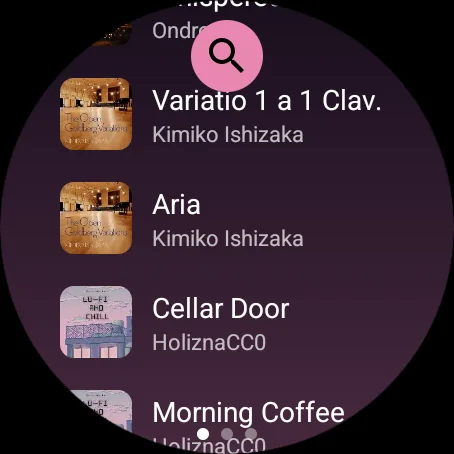
#> input picture site/img/wear/02-bibliotheque.webp, 454 x 454 px, given in place of 01-accueil.png, which was not available
$ python medias.py
#> lines starting #> are read from the running program, lines starting #| are printed output that depends on the picture
"""Regenere les images et videos du site a partir des sources du projet.

Usage (depuis n'importe ou) :
    python -I site/_outils/medias.py --source <racine du projet Omega Player>
    python -I site/_outils/medias.py --source <racine> --seulement images
    python -I site/_outils/medias.py --source <racine> --seulement videos

Par defaut, --source vaut le dossier deux niveaux au-dessus de site/
(omega-player-release/ est une copie de travail rangee dans le projet).

Besoins : Pillow (avec WebP et AVIF), ffmpeg et ffprobe dans le PATH.
Le script n'ecrit que dans site/img, site/media et site/favicon.ico, et ne
supprime que les fichiers derives qu'une version precedente de ce meme script
y avait ecrits (liste PERIMES).

Ce que montre le site
---------------------
Tout vient du catalogue de demonstration des videos promo, pas de celui de la
galerie Play : douze morceaux et leurs pochettes publies sous CC0 1.0 sur Free
Music Archive (tools/captures/CREDITS-CC0.md), plus « Je suis un saumon », le
titre livre avec l'application. Les tableaux du Met de la galerie Play ne
servent plus, et la capture tablette est elle aussi prise sur le catalogue CC0 (accueil).
"""
import argparse
import json
import shutil
import subprocess
import sys
from pathlib import Path

from PIL import Image, ImageDraw, ImageFilter, ImageFont

ICI = Path(__file__).resolve().parent
SITE = ICI.parent

# --- Images ---------------------------------------------------------------
# Captures fixes prises pour les videos (theme Rose, catalogue CC0), en
# francais et en anglais. 1080x1921 : la derniere ligne est rognee.
TELEPHONE = {"fr": "tools/captures/brut/video/captures-fr", "en": "tools/captures/brut/video/captures-en"}
ECRANS = ["01-accueil", "02-lecteur", "03-effets", "04-file", "05-bibliotheque", "06-playlists", "07-themes"]
# Quatre ambiances filmees (Lava Lamp, Matrix, Aurora, Light) : une image de
# chaque rush, a l'instant donne.
AMBIANCES = {"fr": "tools/captures/brut/video/fr", "en": "tools/captures/brut/video/en"}
AMBIANCE_T = 3.0
MONTRE = ["tools/captures/brut/video/montre/01-lecteur.png", "tools/captures/brut/video/montre/02-bibliotheque.png"]
# Capture tablette 2026-11-16 : accueil sur le catalogue CC0 (Medium_Tablet,
# paysage, theme Turquoise par defaut). L'ecran des themes ne convient pas :
# il porte les badges et la section PREMIUM par construction. L'ancienne
# capture (Met + PREMIUM) est gardee a cote : 07-themes-met-premium.png.
# Le fichier du site garde son nom img/tablet/07-themes (reference par rendre.py).
TABLETTE = "tools/captures/brut/tablette/01-accueil-cc0.png"
# Pochettes CC0 : extraites des MP3 du catalogue (image embarquee par
# catalogue_cc0.py, celle de la page de l'album sur Free Music Archive).
CATALOGUE = "tools/captures/brut/cc0"
POCHETTES = {
    "tropical": "03 - Shaloza - Mirihi.mp3",
    "jazz": "05 - Art Flower - Another Life.mp3",
    "rock": "06 - Art Flower - Blue Marillion.mp3",
    "espace": "07 - Art Flower - Beyond the Clouds.mp3",
    "lofi": "08 - HoliznaCC0 - Morning Coffee.mp3",
    "goldberg": "10 - Kimiko Ishizaka - Aria.mp3",
    "whispered": "12 - Ondrosik - Whispered.mp3",
}
ICONE = "omega-player-release/icon.png"

# --- Videos ---------------------------------------------------------------
# cle -> (version, suffixe de la source, instant de l'affiche en secondes).
# Les sources sont les rendus complets ; le script encode lui-meme la version
# web (PROFIL). Exception : V10 et V11 n'ont qu'une source permise, « -final-leger »
# (les « -musique » portent d'anciens faux sous-titres entre crochets, retires
# a la demande du proprietaire) ; le script refuse tout autre fichier V10/V11.
MOTION = "tools/captures/brut/video/sorties/motion"
# Dossier du rendu « Diaporama » sous MOTION : a changer quand le nouveau
# rendu (avec bruitages) arrive, puis relancer medias.py et rendre.py.
DIAPORAMA = ""   # V16/V17 re-rendus a la racine le 16/11 (29 ambiances)
VIDEOS = {
    "fiche": ("V0", "musique", 9.0),         # 16:9, la video de la fiche Play
    "addition": ("V1", "musique", 5.6),      # 9:16, « L'addition »
    "ambiances": ("V3", "musique", 4.6),     # 9:16, « N ambiances » (config.json)
    "film": ("V11", "final-leger", 20.0),    # 16:9, bande-annonce de blockbuster
    "teleachat": ("V9", "musique", 3.2),     # 16:9, tele-achat VHS
    "documentaire": ("V12", "musique", 9.0), # 9:16, documentaire animalier
    # Le site montre les 9:16 sur mobile et les 16:9 sur ordinateur : chaque
    # emplacement a son jumeau dans l'autre format (rendre.py, FILM et BOBINES).
    "fou": ("V5", "musique", 2.6),                     # 16:9, la video classique au rythme fou
    "film-9x16": ("V10", "final-leger", 20.0),         # 9:16, jumeau de « film »
    "teleachat-9x16": ("V8", "musique", 8.3),          # 9:16, jumeau de « teleachat »
    "documentaire-16x9": ("V13", "musique", 9.0),      # 16:9, jumeau de « documentaire »
    "ytp-16x9": ("V15", "musique", 1.5),               # 16:9, YouTube Poop
    "ytp-9x16": ("V14", "musique", 1.5),               # 9:16, YouTube Poop
    "fou-9x16": ("V4", "musique", 2.6),                # 9:16, jumeau de « fou »
    "blanc": ("V2", "musique", 3.0),                   # 9:16, « Plus jamais de blanc »
    # Jumeaux 16:9 de V2 et V3, rendus a part (V2H, V3H). Une source absente
    # ou illisible (rendu en cours) est sautee : l'emplacement n'apparait pas
    # dans ce format tant que medias.py puis rendre.py n'ont pas ete relances.
    "blanc-16x9": ("V2H", "musique", 3.0),             # 16:9, jumeau de « blanc »
    "ambiances-16x9": ("V3H", "musique", 4.6),         # 16:9, jumeau de « ambiances »
    # « Diaporama » (V16 9:16 / V17 16:9) : rendu dans un sous-dossier de MOTION,
    # nomme par DIAPORAMA juste au-dessus de VIDEOS (chaine vide = racine de MOTION).
    "diaporama-9x16": (f"{DIAPORAMA}/V16".lstrip("/"), "final-leger", 15.0),
    "diaporama-16x9": (f"{DIAPORAMA}/V17".lstrip("/"), "final-leger", 15.0),
    # « Pop-ups », version soft (V18 9:16 / V19 16:9) : 9e emplacement du rail. La version
    # osee (V20/V21) ne va jamais sur le site.
    "popups-9x16": ("V18", "final", 3.0),
    "popups-16x9": ("V19", "final", 3.0),
    # « Le zero fait son cirque » (V6 9:16 / V7 16:9), ajoute le 17/11 : affiche sur
    # « Total : 0 € » ecrit en telephones.
    "cirque-9x16": ("V6", "musique", 22.5),
    "cirque": ("V7", "musique", 22.5),
}
LANGUES_VIDEO = ["fr", "en"]
COTE = 720            # petit cote de la version web
PROFIL = ["-c:v", "libx264", "-preset", "slow", "-crf", "27", "-maxrate", "1800k", "-bufsize", "3600k",
          "-pix_fmt", "yuv420p", "-profile:v", "high", "-c:a", "aac", "-b:a", "112k", "-movflags", "+faststart"]
BUDGET_MO = 8.0       # au-dela, le script s'arrete : une video du site reste legere

# Fichiers derives d'anciennes versions de ce script, a retirer.
PERIMES = ["media/omega-fr.mp4", "media/omega-en.mp4"] + [
    f"media/poster-{l}.{e}" for l in ("fr", "en") for e in ("avif", "webp", "jpg")] + [
    f"img/tablet/01-accueil.{e}" for e in ("avif", "webp", "jpg")] + [
    f"img/wear/{n}.png" for n in ("01-lecteur", "02-bibliotheque")]


def enregistrer(im, base: Path, largeur=None, jpg=True, qualite=(55, 80, 82)):
    base.parent.mkdir(parents=True, exist_ok=True)
    if largeur and im.width != largeur:
        im = im.resize((largeur, round(im.height * largeur / im.width)), Image.LANCZOS)
    rgb = im.convert("RGB")
    rgb.save(base.with_suffix(".avif"), quality=qualite[0], speed=4)
    rgb.save(base.with_suffix(".webp"), quality=qualite[1], method=6)
    if jpg:
        rgb.save(base.with_suffix(".jpg"), quality=qualite[2], optimize=True, progressive=True)


def flou(im, base: Path):
    """Lueur d'ambiance : l'ecran lui-meme, tres flou et tout petit. La page
    l'agrandit, ce qui evite tout filtre de flou calcule par le navigateur."""
    petit = im.convert("RGB").resize((36, 64), Image.LANCZOS).filter(ImageFilter.GaussianBlur(5))
    petit.save(base.with_suffix(".webp"), quality=70, method=6)


# [6 lines left out: function image_video, not called in this run]


def police(nom, taille):
    return ImageFont.truetype(str(SITE / "fonts" / nom), taille)


# [28 lines left out: function image_partage, not called in this run]


def images(src: Path):
    for langue, dossier in TELEPHONE.items():
        for nom in ECRANS:
            im = Image.open(src / dossier / f"{nom}.png").convert("RGB").crop((0, 0, 1080, 1920))
            enregistrer(im, SITE / "img" / "phone" / langue / nom, 720)
            flou(im, SITE / "img" / "phone" / langue / f"{nom}-flou")
        for i in range(1, 5):
            im = image_video(src / AMBIANCES[langue] / f"06-ambiance-{i}.mp4", AMBIANCE_T)
            enregistrer(im, SITE / "img" / "phone" / langue / f"ambiance-{i}", 540, jpg=False)
            flou(im, SITE / "img" / "phone" / langue / f"ambiance-{i}-flou")

    for cle, fichier in POCHETTES.items():
        brut = subprocess.run(["ffmpeg", "-v", "error", "-i", str(src / CATALOGUE / fichier), "-an",
                               "-frames:v", "1", "-f", "image2pipe", "-c:v", "png", "-"],
                              check=True, capture_output=True).stdout
        import io
        im = Image.open(io.BytesIO(brut)).convert("RGB")
        cote = min(im.size)
        im = im.crop(((im.width - cote) // 2, (im.height - cote) // 2, (im.width + cote) // 2, (im.height + cote) // 2))
        enregistrer(im, SITE / "img" / "covers" / cle, 320, jpg=False, qualite=(50, 76, 80))

    enregistrer(Image.open(src / TABLETTE), SITE / "img" / "tablet" / "07-themes", 1600)
    for chemin in MONTRE:
        enregistrer(Image.open(src / chemin), SITE / "img" / "wear" / Path(chemin).stem, qualite=(60, 84, 86))

    icone = Image.open(src / ICONE).convert("RGBA")
    for taille, nom in ((180, "apple-touch-icon.png"), (192, "icon-192.png"), (512, "icon-512.png"), (32, "favicon-32.png")):
        icone.resize((taille, taille), Image.LANCZOS).save(SITE / "img" / nom, optimize=True)
    icone.save(SITE / "favicon.ico", sizes=[(16, 16), (32, 32), (48, 48)])
    icone.resize((96, 96), Image.LANCZOS).save(SITE / "img" / "icon-96.webp", quality=90)

    image_partage(src, "en", "Free offline music player\nfor Android", "No ads · No account · Nothing leaves your phone")
    image_partage(src, "fr", "Lecteur de musique hors ligne\ngratuit pour Android", "Sans pub · Sans compte · Rien ne sort du téléphone")


# [36 lines left out: functions sonde, videos, not called in this run]


def main():
    p = argparse.ArgumentParser()
    p.add_argument("--source", default=str(SITE.parents[1]))
    p.add_argument("--seulement", choices=["images", "videos"])
    a = p.parse_args()
    src = Path(a.source)
    if a.seulement != "videos":
        images(src)
#> in images, `im = Image.open(src / dossier / f"{nom}.png").convert("RGB").crop((0, ..`:
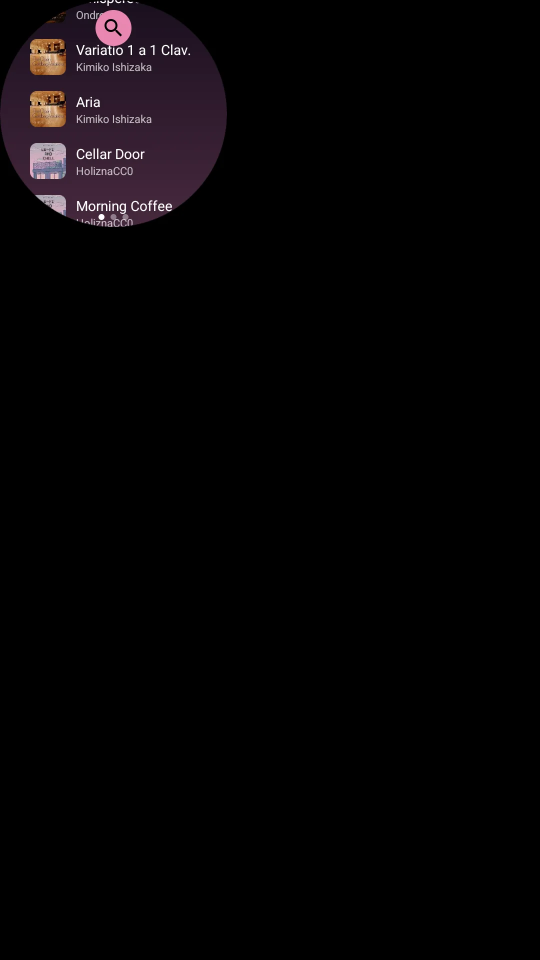
#> im: PIL image 1080x1920 RGB (shown at 1/2 size); mean R, G, B 5.7, 3.9, 5
#> in enregistrer, `im = im.resize((largeur, round(im.height * largeur / im.width)), Image..`:
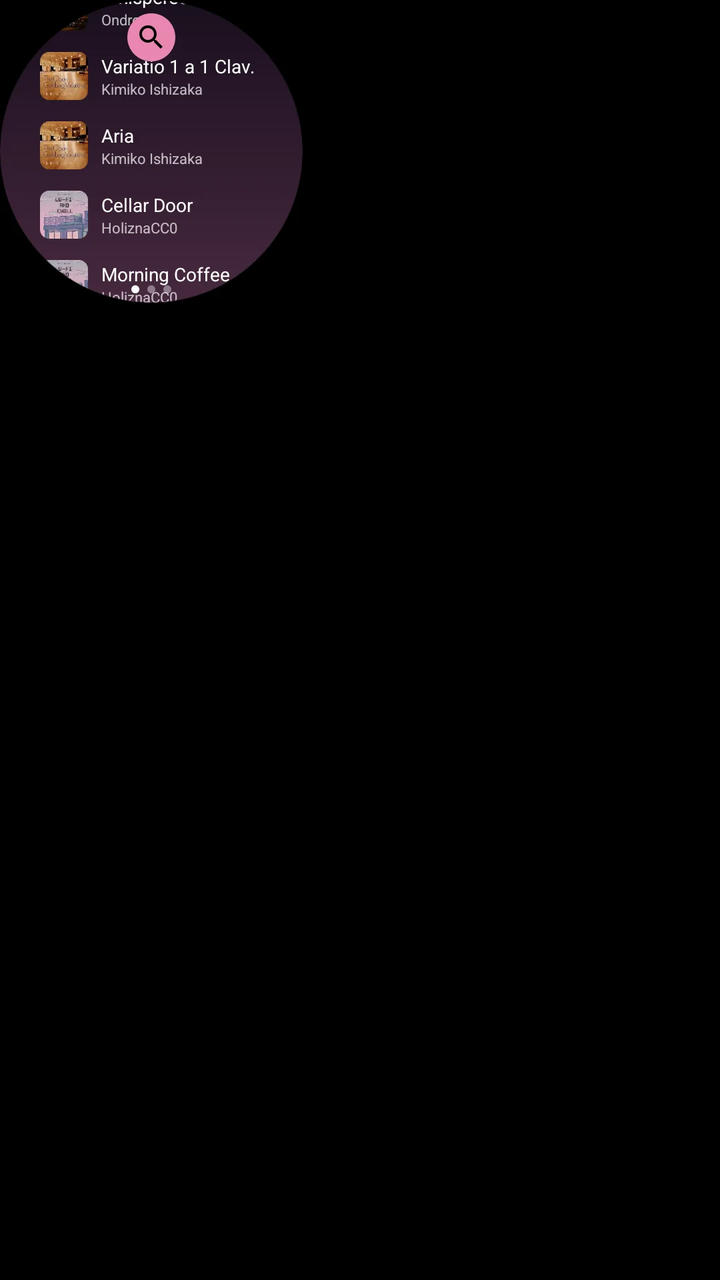
#> im: PIL image 720x1280 RGB; mean R, G, B 5.7, 3.8, 5
#> in flou, `petit = im.convert("RGB").resize((36, 64), Image.LANCZOS).filter(Image..`:
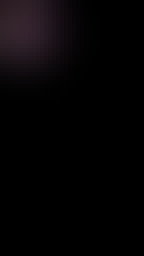
#> petit: PIL image 36x64 RGB (shown 4 times larger); mean R, G, B 5.1, 3.5, 4.6
    if a.seulement != "images":
        videos(src)
    for relatif in PERIMES:
        f = SITE / relatif
        if f.exists():
            f.unlink()
            print(f"retire (derive perime) : {relatif}")


if __name__ == "__main__":
#> (the run stopped early here; a loop or call above may not have finished)
